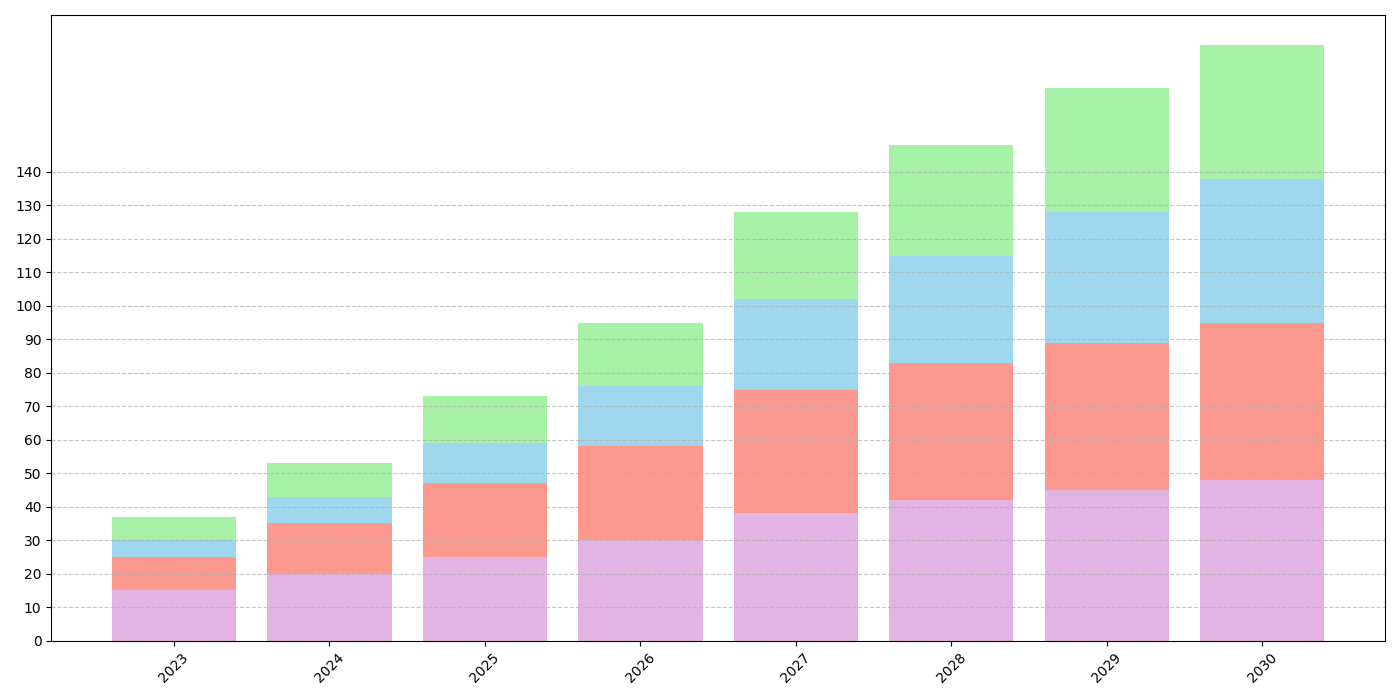

This chart was generated by the following Python code:
import matplotlib.pyplot as plt
import numpy as np

# Define years and categories
years = np.arange(2023, 2031)

# Data for each category (number of exhibitors)
ai_exhibitors = [15, 20, 25, 30, 38, 42, 45, 48]
robotics_exhibitors = [10, 15, 22, 28, 37, 41, 44, 47]
quantum_exhibitors = [5, 8, 12, 18, 27, 32, 39, 43]
ar_exhibitors = [7, 10, 14, 19, 26, 33, 37, 40]

# Define cumulative values for stacked bar chart
robotics_cumulative = np.array(ai_exhibitors) + np.array(robotics_exhibitors)
quantum_cumulative = robotics_cumulative + np.array(quantum_exhibitors)
ar_cumulative = quantum_cumulative + np.array(ar_exhibitors)

# Set up the figure and axis
fig, ax = plt.subplots(figsize=(14, 7))

# Plot the stacked bar chart with shuffled colors
ax.bar(years, ai_exhibitors, color='plum', alpha=0.8)
ax.bar(years, robotics_exhibitors, bottom=ai_exhibitors, color='salmon', alpha=0.8)
ax.bar(years, quantum_exhibitors, bottom=robotics_cumulative, color='skyblue', alpha=0.8)
ax.bar(years, ar_exhibitors, bottom=quantum_cumulative, color='lightgreen', alpha=0.8)

# Display settings
ax.set_xticks(years)
ax.set_xticklabels(years, rotation=45)
ax.set_yticks(np.arange(0, 150, step=10))
ax.grid(axis='y', linestyle='--', alpha=0.7)

# Adjust layout
plt.tight_layout()

# Display the plot
plt.show()
